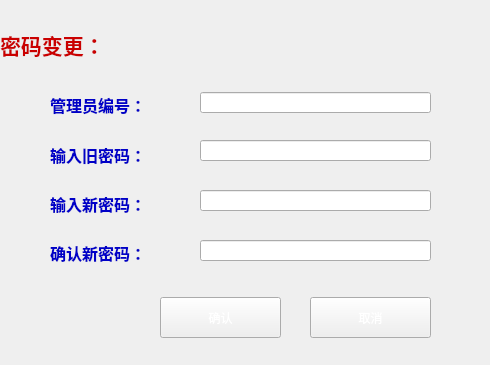
<?xml version="1.0" encoding="UTF-8"?>
<ui version="4.0">
 <class>chgpwd</class>
 <widget class="QMainWindow" name="chgpwd">
  <property name="geometry">
   <rect>
    <x>0</x>
    <y>0</y>
    <width>490</width>
    <height>365</height>
   </rect>
  </property>
  <property name="windowTitle">
   <string>MainWindow</string>
  </property>
  <property name="styleSheet">
   <string notr="true">border-image: url(:/new/prefix1/about1.jpg);</string>
  </property>
  <widget class="QWidget" name="centralwidget">
   <widget class="QLabel" name="label_5">
    <property name="geometry">
     <rect>
      <x>0</x>
      <y>20</y>
      <width>171</width>
      <height>51</height>
     </rect>
    </property>
    <property name="styleSheet">
     <string notr="true">font: 75 9pt &quot;Agency FB&quot;;
border-image: url(:/new/prefix1/shuijing.jpg);</string>
    </property>
    <property name="text">
     <string>&lt;html&gt;&lt;head/&gt;&lt;body&gt;&lt;p&gt;&lt;span style=&quot; font-size:16pt; font-weight:600; color:#ca0000;&quot;&gt;密码变更：&lt;/span&gt;&lt;/p&gt;&lt;/body&gt;&lt;/html&gt;</string>
    </property>
   </widget>
   <widget class="QLabel" name="label">
    <property name="geometry">
     <rect>
      <x>50</x>
      <y>90</y>
      <width>111</width>
      <height>31</height>
     </rect>
    </property>
    <property name="styleSheet">
     <string notr="true">border-image: url(:/new/prefix1/shuijing.jpg);</string>
    </property>
    <property name="text">
     <string>&lt;html&gt;&lt;head/&gt;&lt;body&gt;&lt;p&gt;&lt;span style=&quot; font-size:12pt; font-weight:600; color:#0000c7;&quot;&gt;管理员编号：&lt;/span&gt;&lt;/p&gt;&lt;/body&gt;&lt;/html&gt;</string>
    </property>
   </widget>
   <widget class="QLabel" name="label_2">
    <property name="geometry">
     <rect>
      <x>50</x>
      <y>140</y>
      <width>121</width>
      <height>31</height>
     </rect>
    </property>
    <property name="styleSheet">
     <string notr="true">border-image: url(:/new/prefix1/shuijing.jpg);</string>
    </property>
    <property name="text">
     <string>&lt;html&gt;&lt;head/&gt;&lt;body&gt;&lt;p&gt;&lt;span style=&quot; font-size:12pt; font-weight:600; color:#0000c7;&quot;&gt;输入旧密码：&lt;/span&gt;&lt;/p&gt;&lt;/body&gt;&lt;/html&gt;</string>
    </property>
   </widget>
   <widget class="QLineEdit" name="leUid">
    <property name="geometry">
     <rect>
      <x>200</x>
      <y>92</y>
      <width>231</width>
      <height>21</height>
     </rect>
    </property>
    <property name="styleSheet">
     <string notr="true">border-image: url(:/new/prefix1/shuijing.jpg);</string>
    </property>
   </widget>
   <widget class="QLineEdit" name="lePwd">
    <property name="geometry">
     <rect>
      <x>200</x>
      <y>140</y>
      <width>231</width>
      <height>21</height>
     </rect>
    </property>
    <property name="styleSheet">
     <string notr="true">border-image: url(:/new/prefix1/shuijing.jpg);</string>
    </property>
    <property name="echoMode">
     <enum>QLineEdit::Password</enum>
    </property>
   </widget>
   <widget class="QLabel" name="label_3">
    <property name="geometry">
     <rect>
      <x>50</x>
      <y>192</y>
      <width>121</width>
      <height>21</height>
     </rect>
    </property>
    <property name="styleSheet">
     <string notr="true">border-image: url(:/new/prefix1/shuijing.jpg);</string>
    </property>
    <property name="text">
     <string>&lt;html&gt;&lt;head/&gt;&lt;body&gt;&lt;p&gt;&lt;span style=&quot; font-size:12pt; font-weight:600; color:#0000c7;&quot;&gt;输入新密码：&lt;/span&gt;&lt;/p&gt;&lt;/body&gt;&lt;/html&gt;</string>
    </property>
   </widget>
   <widget class="QLineEdit" name="leNewPwd">
    <property name="geometry">
     <rect>
      <x>200</x>
      <y>190</y>
      <width>231</width>
      <height>21</height>
     </rect>
    </property>
    <property name="styleSheet">
     <string notr="true">border-image: url(:/new/prefix1/shuijing.jpg);</string>
    </property>
    <property name="echoMode">
     <enum>QLineEdit::Password</enum>
    </property>
   </widget>
   <widget class="QLabel" name="label_4">
    <property name="geometry">
     <rect>
      <x>50</x>
      <y>238</y>
      <width>121</width>
      <height>31</height>
     </rect>
    </property>
    <property name="styleSheet">
     <string notr="true">border-image: url(:/new/prefix1/shuijing.jpg);</string>
    </property>
    <property name="text">
     <string>&lt;html&gt;&lt;head/&gt;&lt;body&gt;&lt;p&gt;&lt;span style=&quot; font-size:12pt; font-weight:600; color:#0000c7;&quot;&gt;确认新密码：&lt;/span&gt;&lt;/p&gt;&lt;/body&gt;&lt;/html&gt;</string>
    </property>
   </widget>
   <widget class="QLineEdit" name="leNewPwdcopy">
    <property name="geometry">
     <rect>
      <x>200</x>
      <y>240</y>
      <width>231</width>
      <height>21</height>
     </rect>
    </property>
    <property name="styleSheet">
     <string notr="true">border-image: url(:/new/prefix1/shuijing.jpg);</string>
    </property>
    <property name="echoMode">
     <enum>QLineEdit::Password</enum>
    </property>
   </widget>
   <widget class="QPushButton" name="pbSubmit">
    <property name="geometry">
     <rect>
      <x>160</x>
      <y>297</y>
      <width>121</width>
      <height>41</height>
     </rect>
    </property>
    <property name="styleSheet">
     <string notr="true">font: 11pt &quot;Agency FB&quot;;
border-image: url(:/new/prefix1/Purple.jpg);
font: 75 9pt &quot;Agency FB&quot;;
color: rgb(255, 255, 255);</string>
    </property>
    <property name="text">
     <string>确认</string>
    </property>
   </widget>
   <widget class="QPushButton" name="pbQuit">
    <property name="geometry">
     <rect>
      <x>310</x>
      <y>297</y>
      <width>121</width>
      <height>41</height>
     </rect>
    </property>
    <property name="styleSheet">
     <string notr="true">font: 11pt &quot;Agency FB&quot;;
border-image: url(:/new/prefix1/Purple.jpg);
font: 75 9pt &quot;Agency FB&quot;;
color: rgb(255, 255, 255);</string>
    </property>
    <property name="text">
     <string>取消</string>
    </property>
   </widget>
  </widget>
 </widget>
 <resources/>
 <connections/>
</ui>
